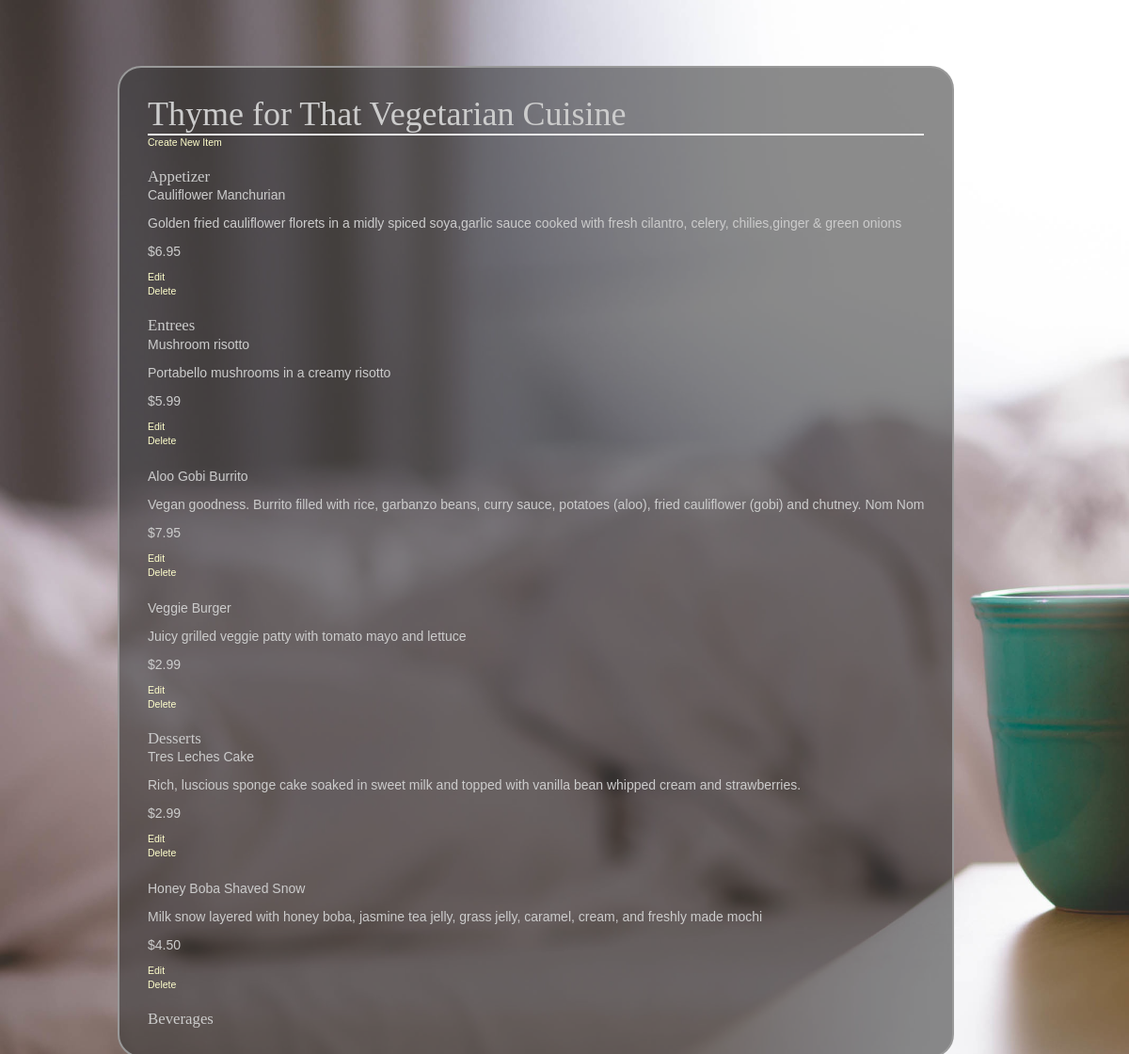
/restaurant/5/menu/, run on the app's committed database.
### Lesson4/database_setup.py (models this page shows, shortened)
class Restaurant(Base):
	__tablename__ = 'restaurant'
	id = Column(Integer,primary_key=True)
	name = Column(String(250),nullable=False)

class MenuItem(Base):
	__tablename__ = 'menu_item'
	id = Column(Integer,primary_key=True)
	name = Column(String(250),nullable=False)
	description = Column(String(250))
	price = Column(String(8))
	course = Column(String(250))
	restaurant_id = Column(Integer, ForeignKey('restaurant.id'))
	restaurant = relationship(Restaurant)

### Lesson4/finalproject.py (the view)
@app.route("/restaurant/<int:restaurant_id>/")
@app.route("/restaurant/<int:restaurant_id>/menu/")
def showMenu(restaurant_id):
	restaurant = session.query(Restaurant).filter_by(id = restaurant_id).one()
	items = session.query(MenuItem).filter_by(restaurant_id = restaurant_id).all()
	return render_template("showMenu.html",items=items,restaurant=restaurant)

### Lesson4/templates/showMenu.html (shortened to what this page needs)
<html>
	<head>
		<link rel="stylesheet" href="https://maxcdn.bootstrapcdn.com/bootstrap/3.3.5/css/bootstrap.min.css">
		<link rel="stylesheet" type=text/css href='{{url_for("static",filename="styles.css")}}'>
	</head>
	<body>
		<div class='pane'>
			<h1>{{restaurant.name}}</h1>
			{% if items !=[] %}
			<a href="{{url_for('newMenuItem',restaurant_id = restaurant.id)}}">Create New Item</a>
			<h2>Appetizer</h2>
			{% for i in items %}
				{% if i.course == 'Appetizer' %}
					<p>{{i.name}}</p>
					<p>{{i.description}}</p>
					<p>{{i.price}}</p>
					<a href='{{url_for('editMenuItem',restaurant_id = restaurant.id,menu_id=i.id)}}'>Edit</a>
					<a href='{{url_for('deleteMenuItem',restaurant_id = restaurant.id, menu_id = i.id)}}'>Delete</a>
				{% endif %}
			{% endfor %}
			<h2>Entrees</h2>
			{% for i in items %}
				{% if i.course == 'Entree' %}
					<p>{{i.name}}</p>
					<p>{{i.description}}</p>
					<p>{{i.price}}</p>
					<a href='{{url_for('editMenuItem',restaurant_id = restaurant.id,menu_id=i.id)}}'>Edit</a>
					<a href='{{url_for('deleteMenuItem',restaurant_id = restaurant.id, menu_id = i.id)}}'>Delete</a>
				{% endif %}
			{% endfor %}
			<h2>Desserts</h2>
			{% for i in items %}
				{% if i.course == 'Dessert' %}
					<p>{{i.name}}</p>
					<p>{{i.description}}</p>
					<p>{{i.price}}</p>
					<a href='{{url_for('editMenuItem',restaurant_id = restaurant.id,menu_id=i.id)}}'>Edit</a>
					<a href='{{url_for('deleteMenuItem',restaurant_id = restaurant.id, menu_id = i.id)}}'>Delete</a>
				{% endif %}
			{% endfor %}
			<h2>Beverages</h2>
			{% else %}
			<p>There is currently no menu items.</p>
			<a href='{{url_for('newMenuItem',restaurant_id = restaurant.id)}}'>Create New Item</a>
			{% endif %}
		</div>
	</body>
</html>

### Lesson4/static/styles.css (style rules this page uses)
body { font-family: sans-serif; background-color: #333333; background-image: url('background-img.jpeg'); background-repeat: no-repeat; background-size: cover; }
h1, h2, h3, h4 { color: #CCCCCC; }
h1, h2 { font-family: 'Georgia', serif; margin: 0; }
h1 { border-bottom: 2px solid #eee; }
h2 { font-size: 1.2em; }
p { color: #CCCCCC; }
a { text-decoration: none; color:#FFFFCC; font-size: .75em; }
.pane { position:absolute; left: 10%; border: 2px solid; border-radius: 25px; padding: 30px; margin: 5px; margin-top: 70px; border-color: #999999; background-color: rgba(51, 51, 51, 0.56); }

### data on the page
Restaurant: name "Thyme for That Vegetarian Cuisine"
MenuItem: name "Cauliflower Manchurian", description "Golden fried cauliflower florets in a midly spiced soya,garlic sauce cooked with fresh cilantro, celery, chilies,ginger & green onions", price "$6.95"
MenuItem: name "Mushroom risotto", description "Portabello mushrooms in a creamy risotto", price "$5.99"
MenuItem: name "Aloo Gobi Burrito", description "Vegan goodness. Burrito filled with rice, garbanzo beans, curry sauce, potatoes (aloo), fried cauliflower (gobi) and chutney. Nom Nom", price "$7.95"
MenuItem: name "Veggie Burger", description "Juicy grilled veggie patty with tomato mayo and lettuce", price "$2.99"
MenuItem: name "Tres Leches Cake", description "Rich, luscious sponge cake soaked in sweet milk and topped with vanilla bean whipped cream and strawberries.", price "$2.99"
MenuItem: name "Honey Boba Shaved Snow", description "Milk snow layered with honey boba, jasmine tea jelly, grass jelly, caramel, cream, and freshly made mochi", price "$4.50"
